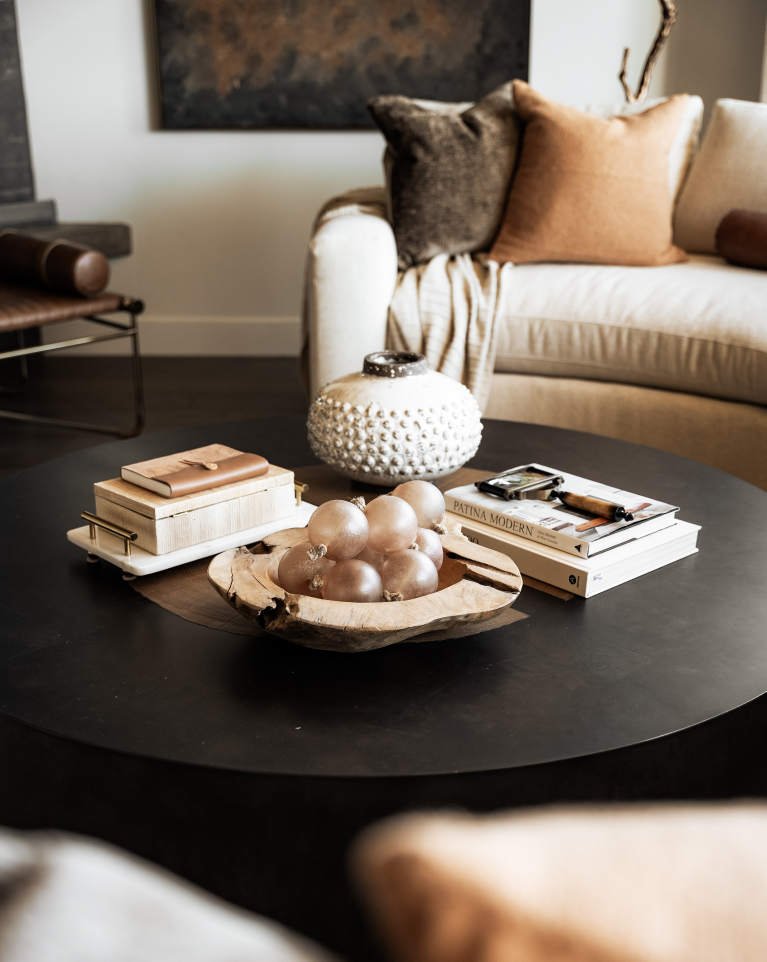
#> input picture images/stoddards/DSC06405.jpg, 3066 x 3845 px (shown at 1/4 size)
$ python batch_resize.py
#> lines starting #> are read from the running program, lines starting #| are printed output that depends on the picture
#!/usr/bin/env python3
"""
Image optimization script for 1584 Design website mobile-first refactor.
Generates WebP derivatives at multiple sizes for responsive images.

Usage:
    python3 batch_resize.py
"""

from pathlib import Path
from PIL import Image
import os

# Target widths by category as specified in mobile-first refactor plan
HERO_WIDTHS = [320, 640, 960, 1280, 1600, 1920]
PORTFOLIO_CARD_WIDTHS = [320, 480, 640, 768]
ABOUT_WIDTHS = [480, 768, 1024]

# WebP quality settings (60-75 for WebP as recommended)
WEBP_QUALITY = 75

def resize_to_widths(src_path: Path, dest_dir: Path, widths: list, format="WEBP"):
    """Resize image to multiple widths and save as WebP."""
#> called with format = 'WEBP'
    dest_dir.mkdir(parents=True, exist_ok=True)

    try:
        with Image.open(src_path) as im:
            # Convert to RGB if necessary (handles PNG with transparency)
#> im is the input picture: PIL image 3066x3845 RGB; mean R, G, B 119.6, 107.5, 96
            if im.mode != "RGB":
                im = im.convert("RGB")

            basename = src_path.stem

            for width in widths:
                # Calculate height maintaining aspect ratio
                ratio = width / im.width
                height = int(im.height * ratio)

                # Resize using high-quality resampling
                resized = im.resize((width, height), resample=Image.LANCZOS)

                # Save as WebP
                output_path = dest_dir / f"{basename}-{width}.webp"
                resized.save(output_path, format=format, quality=WEBP_QUALITY, method=6)
                print(f"  ✓ Generated {output_path} ({width}×{height}px)")
#> this loop made 6 passes
#> pass 1, in resize_to_widths, `resized = im.resize((width, height), resample=Image.LANCZOS)`:
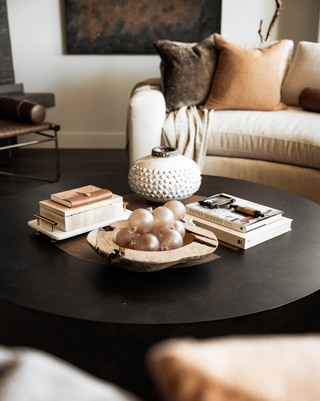
#> resized: PIL image 320x401 RGB; mean R, G, B 119.6, 107.5, 96

    except Exception as e:
        print(f"  ✗ Error processing {src_path}: {e}")

def process_hero_images():
    """Process hero background images."""
    print("Processing hero images...")

    hero_source_dir = Path("images/stoddards")
    hero_dest_dir = Path("images_optimized/hero")

    hero_images = [
        "DSC06405.jpg",  # Main hero background
        "DSC06177-HDR copy 5.jpg"  # Social proof section background
    ]

    for image_name in hero_images:
        src_path = hero_source_dir / image_name
        if src_path.exists():
            # Create subdirectory for this image
            image_dest_dir = hero_dest_dir / src_path.stem
            resize_to_widths(src_path, image_dest_dir, HERO_WIDTHS)
        else:
            print(f"  ✗ Hero image not found: {src_path}")
#> pass 2 of the loop in process_hero_images, `for image_name in hero_images:`:
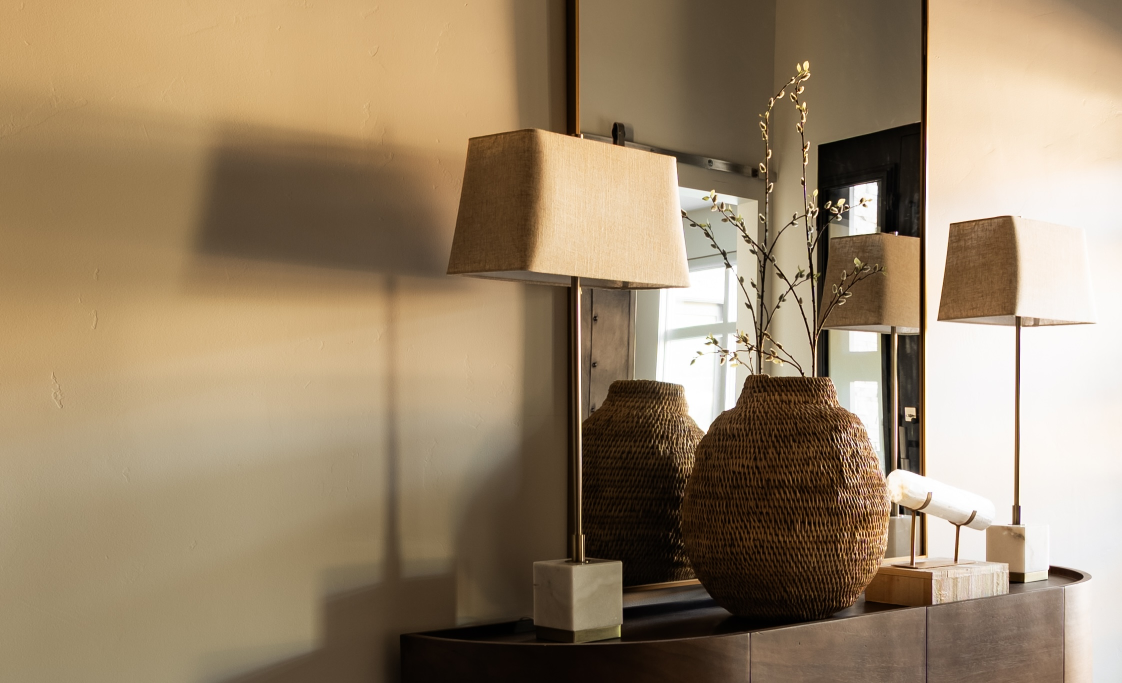
#> input picture images/stoddards/DSC06177-HDR copy 5.jpg, 2244 x 1366 px (shown at 1/2 size)
#> in resize_to_widths, im is the input picture: PIL image 2244x1366 RGB; mean R, G, B 154.1, 133.6, 106.3

def process_portfolio_card_images():
    """Process portfolio category card images."""
    print("Processing portfolio card images...")

    card_source_dir = Path("images/portfolio_category_cards")
    card_dest_dir = Path("images_optimized/portfolio/cards")

    card_images = [
        "DSC06420-HDR.jpg",  # Bedrooms
        "DSC06355-HDR.jpg",  # Living Spaces
        "DSC06465-HDR.jpg"   # More Spaces
    ]

    for image_name in card_images:
        src_path = card_source_dir / image_name
        if src_path.exists():
            # Create subdirectory for this image
            image_dest_dir = card_dest_dir / src_path.stem
            resize_to_widths(src_path, image_dest_dir, PORTFOLIO_CARD_WIDTHS)
#> call 3 of resize_to_widths, with format = 'WEBP'
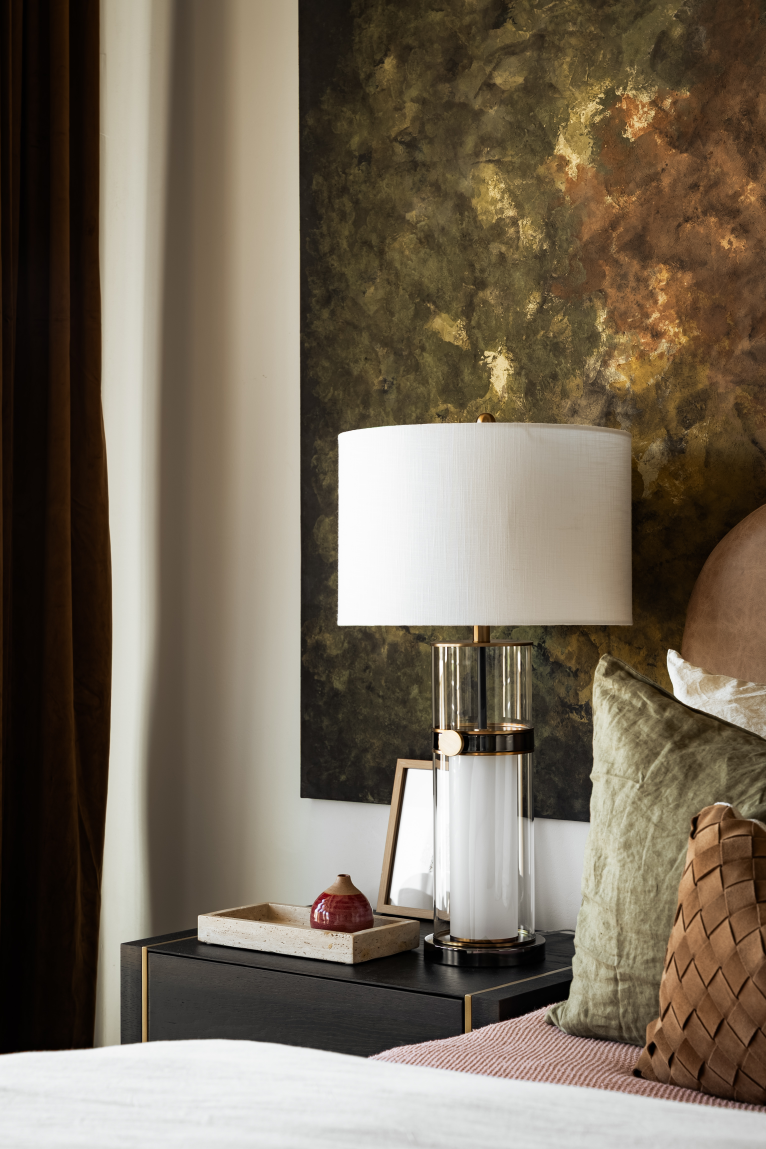
#> input picture images/portfolio_category_cards/DSC06420-HDR.jpg, 3064 x 4596 px (shown at 1/4 size)
#> in resize_to_widths, im is the input picture: PIL image 3064x4596 RGB; mean R, G, B 118, 106.5, 90.5
#> the loop in resize_to_widths (call 3), `for width in widths:` made 4 passes
#> pass 1, in resize_to_widths (call 3), `resized = im.resize((width, height), resample=Image.LANCZOS)`:
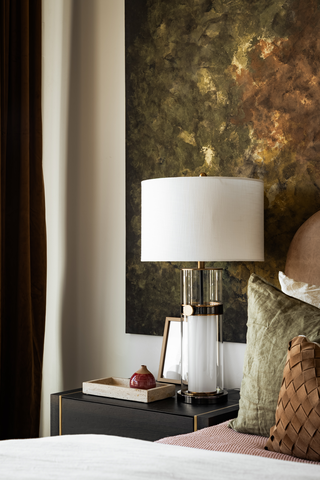
#> resized: PIL image 320x480 RGB; mean R, G, B 118, 106.5, 90.5
        else:
            print(f"  ✗ Portfolio card image not found: {src_path}")
#> pass 2 of the loop in process_portfolio_card_images, `for image_name in card_images:`:
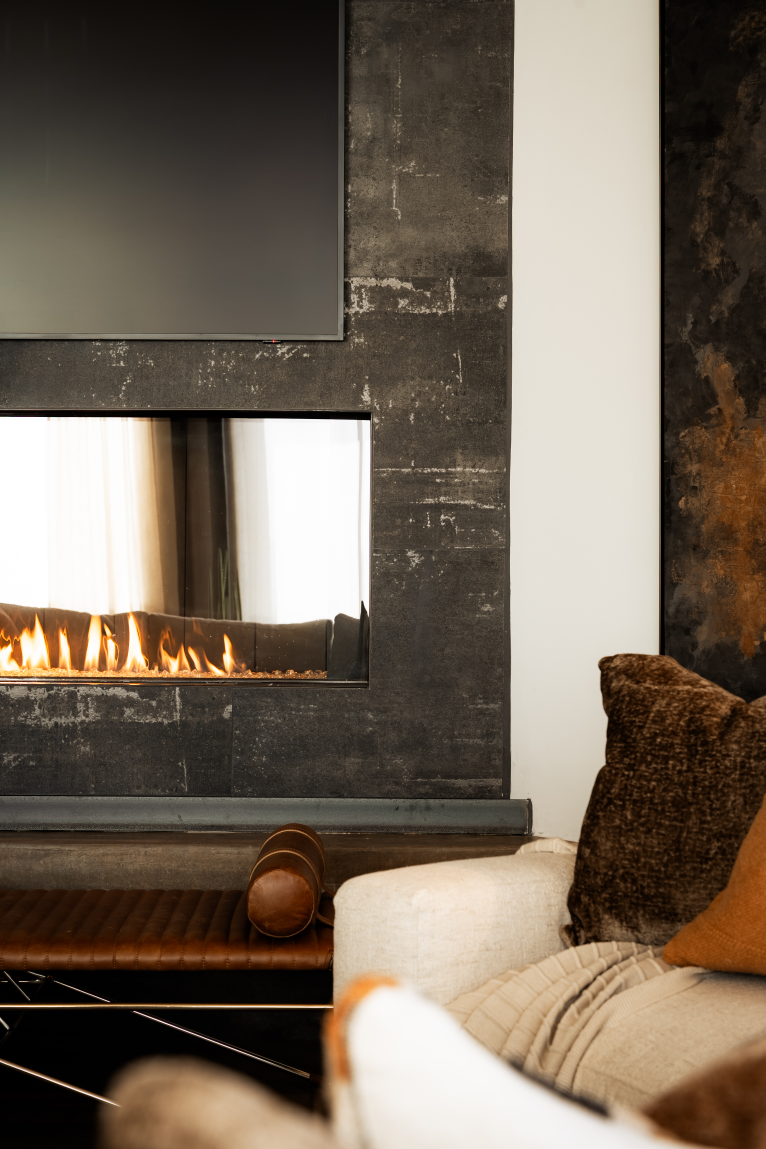
#> input picture images/portfolio_category_cards/DSC06355-HDR.jpg, 3064 x 4596 px (shown at 1/4 size)
#> in resize_to_widths, im is the input picture: PIL image 3064x4596 RGB; mean R, G, B 115.8, 103, 89.1
#> the loop in resize_to_widths (call 4), `for width in widths:` made 4 passes
#> pass 1, in resize_to_widths (call 4), `resized = im.resize((width, height), resample=Image.LANCZOS)`:
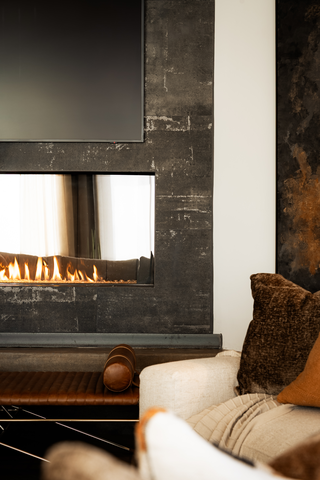
#> resized: PIL image 320x480 RGB; mean R, G, B 115.8, 103, 89.2
#> pass 3 of the loop in process_portfolio_card_images, `for image_name in card_images:`:
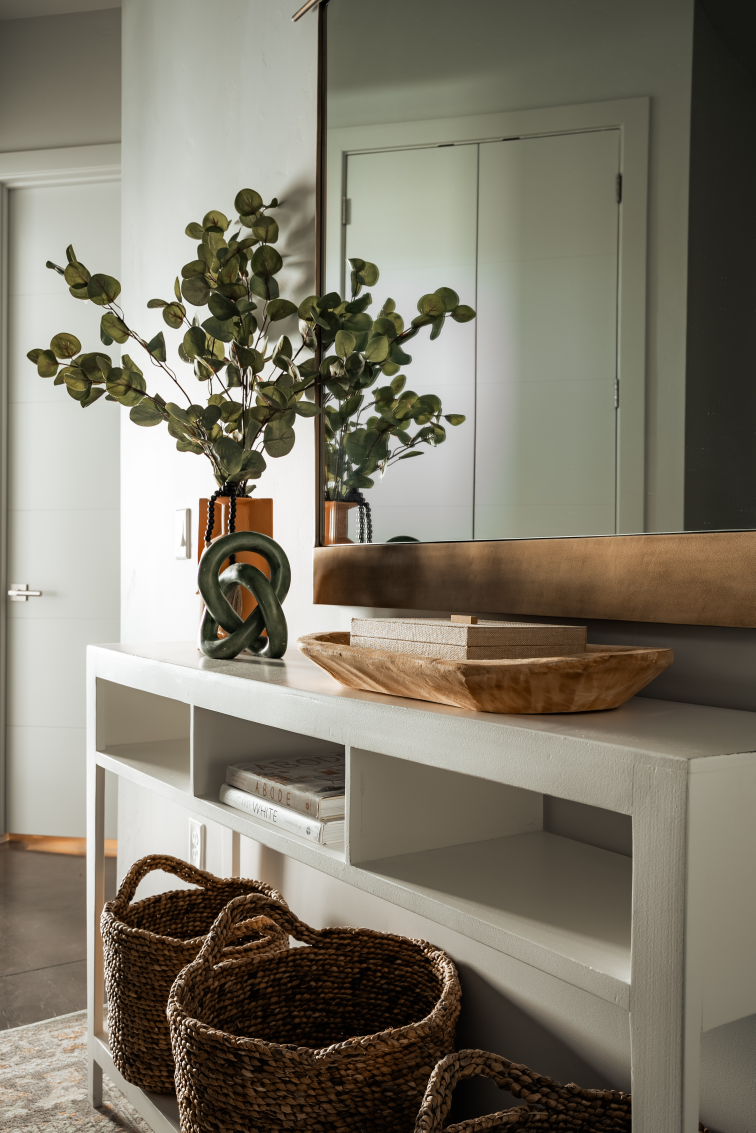
#> input picture images/portfolio_category_cards/DSC06465-HDR.jpg, 3021 x 4532 px (shown at 1/4 size)
#> in resize_to_widths, im is the input picture: PIL image 3021x4532 RGB; mean R, G, B 127.3, 121.5, 107.2
#> the loop in resize_to_widths (call 5), `for width in widths:` made 4 passes
#> pass 1, in resize_to_widths (call 5), `resized = im.resize((width, height), resample=Image.LANCZOS)`:
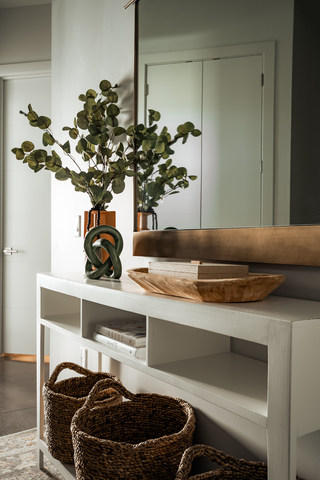
#> resized: PIL image 320x480 RGB; mean R, G, B 127.3, 121.5, 107.2
#> pass 3, in resize_to_widths (call 5), `resized = im.resize((width, height), resample=Image.LANCZOS)`:
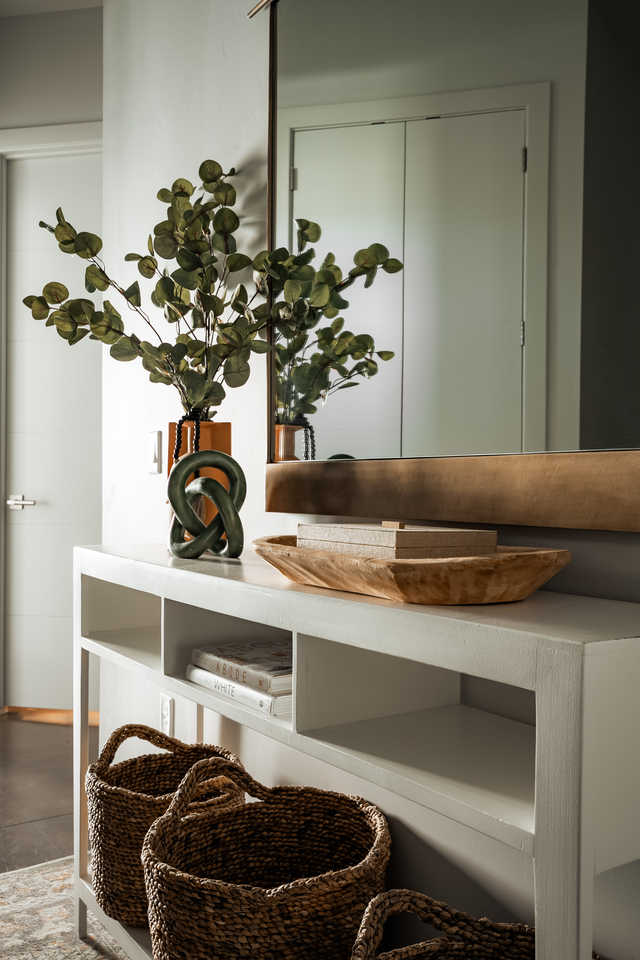
#> resized: PIL image 640x960 RGB; mean R, G, B 127.3, 121.5, 107.2

def process_texture_images():
    """Process texture and background images."""
    print("Processing texture images...")

    texture_source_dir = Path("images/textures")
    texture_dest_dir = Path("images_optimized/about")  # Using about dir for textures

    texture_images = [
        "A___responsive_2560_1440.jpg",
        "fabric-cosmos-mushroom-plain-flat_51.jpg",
        "bernard-hermant-u7VDgNGb78w-unsplash.jpg"
    ]

    for image_name in texture_images:
        src_path = texture_source_dir / image_name
        if src_path.exists():
            # Create subdirectory for this image
            image_dest_dir = texture_dest_dir / src_path.stem
            resize_to_widths(src_path, image_dest_dir, ABOUT_WIDTHS)
        else:
            print(f"  ✗ Texture image not found: {src_path}")
#> pass 2 of the loop in process_texture_images, `for image_name in texture_images:`:
#> pass 3 of the loop in process_texture_images, `for image_name in texture_images:`:

def main():
    """Main processing function."""
    print("🚀 Starting image optimization for 1584 Design mobile-first refactor")
    print("=" * 70)

    # Process all image categories
    process_hero_images()
    process_portfolio_card_images()
    process_texture_images()

    print("=" * 70)
    print("✅ Image optimization complete!")
    print("\nGenerated WebP derivatives for:")
    print(f"  • Hero images: {len(HERO_WIDTHS)} sizes each ({HERO_WIDTHS})")
    print(f"  • Portfolio cards: {len(PORTFOLIO_CARD_WIDTHS)} sizes each ({PORTFOLIO_CARD_WIDTHS})")
    print(f"  • Texture images: {len(ABOUT_WIDTHS)} sizes each ({ABOUT_WIDTHS})")
    print("\nNext steps:")
    print("  1. Review generated images in images_optimized/")
    print("  2. Update HTML to use <picture> elements with srcset")
    print("  3. Test responsive behavior across breakpoints")

if __name__ == "__main__":
    main()
